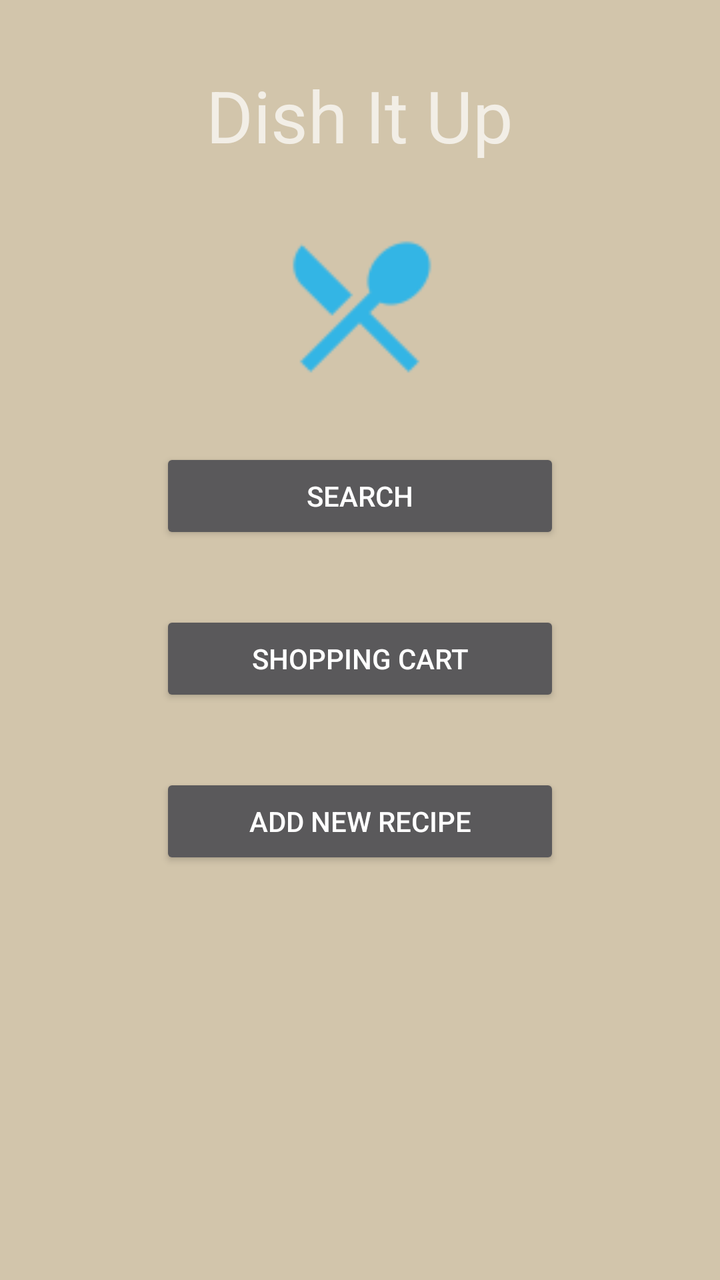
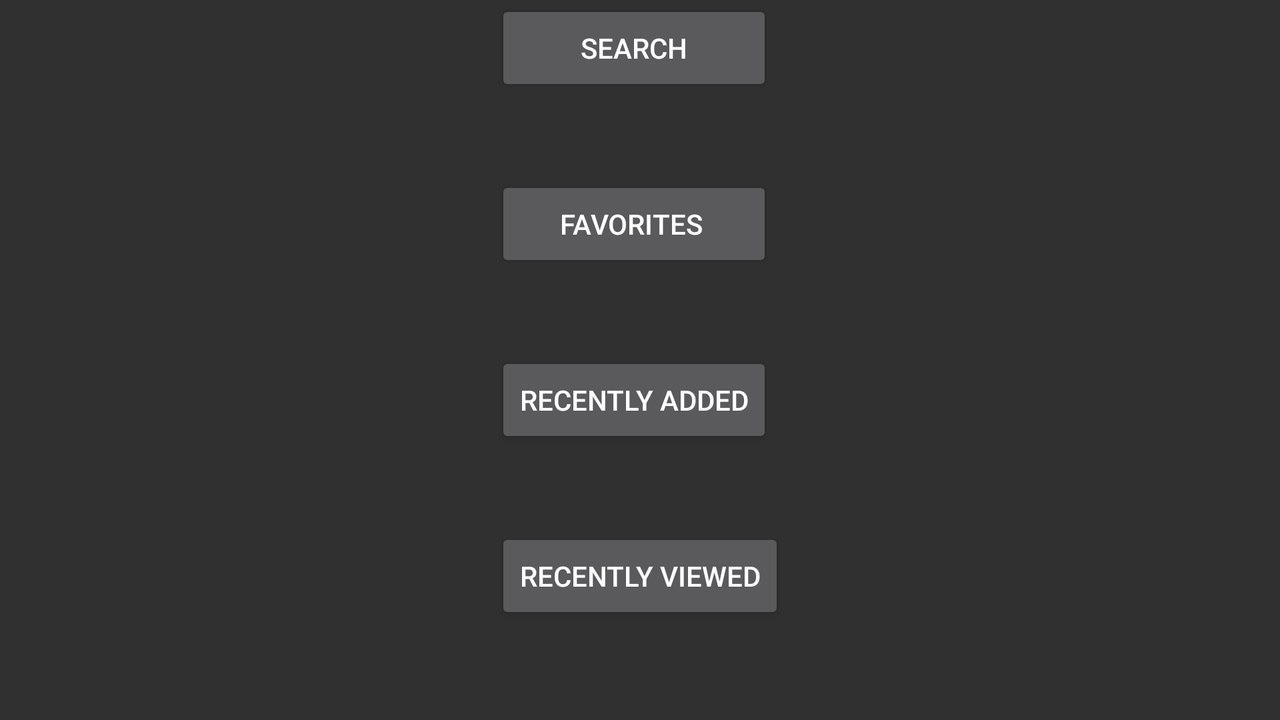

The same Android screen from two of the app's own layout files: first res/layout/ as a phone draws it, then the author's variant for another configuration, drawn on a device whose configuration selects that folder. Both files follow.
<!-- AndroidManifest.xml: application theme Theme.AppCompat -->
<!-- res/layout/activity_main.xml -->
<LinearLayout xmlns:android="http://schemas.android.com/apk/res/android"
    xmlns:tools="http://schemas.android.com/tools" android:layout_width="match_parent"
    android:layout_height="match_parent" android:paddingLeft="@dimen/activity_horizontal_margin"
    android:paddingRight="@dimen/activity_horizontal_margin"
    android:paddingTop="@dimen/activity_vertical_margin"
    android:paddingBottom="@dimen/activity_vertical_margin" tools:context=".MainActivity"
    android:textAlignment="center"
    android:orientation="vertical"
    android:background="#ffd2c5ab">

    <Space
        android:layout_width="20px"
        android:layout_height="100px" />

    <TextView
        android:layout_width="wrap_content"
        android:layout_height="wrap_content"
        android:text="Dish It Up"
        android:id="@+id/TitleTextView"
        android:textAlignment="center"
        android:textSize="36dp"
        android:layout_alignParentTop="true"
        android:layout_centerHorizontal="true"
        android:layout_gravity="center_horizontal" />

    <LinearLayout
        android:orientation="horizontal"
        android:layout_width="fill_parent"
        android:layout_height="wrap_content"
        android:weightSum="3">

        <Space
            android:layout_width="20px"
            android:layout_height="20px"
            android:layout_weight="1" />

        <ImageView
            android:layout_width="wrap_content"
            android:layout_height="wrap_content"
            android:id="@+id/imageView"
            android:src="@drawable/placeholder_image"
            android:layout_gravity="center_horizontal"
            android:layout_weight="1"
            android:scaleType="fitCenter"
            android:adjustViewBounds="true" />

        <Space
            android:layout_width="20px"
            android:layout_height="20px"
            android:layout_weight="1" />
    </LinearLayout>

    <Button
        android:layout_width="wrap_content"
        android:layout_height="wrap_content"
        android:text="Search"
        android:onClick="launchSearch"
        android:id="@+id/searchButton"
        android:maxWidth="200dp"
        android:nestedScrollingEnabled="false"
        android:minWidth="200dp"
        android:layout_gravity="center_horizontal" />

    <Space
        android:layout_width="20px"
        android:layout_height="100px" />

    <Button
        android:layout_width="wrap_content"
        android:layout_height="wrap_content"
        android:text="Shopping Cart"
        android:id="@+id/shoppingCart"
        android:onClick="goToShoppingCart"
        android:minWidth="200dp"
        android:maxWidth="200dp"
        android:layout_gravity="center_horizontal" />

    <Space
        android:layout_width="20px"
        android:layout_height="100px" />

    <Button
        android:layout_width="wrap_content"
        android:layout_height="wrap_content"
        android:text="Add New Recipe"
        android:id="@+id/addRecipeButton"
        android:onClick="launchAddNewRecipe"
        android:maxWidth="200dp"
        android:minWidth="200dp"
        android:layout_centerHorizontal="true"
        android:layout_gravity="center_horizontal" />

</LinearLayout>
<!-- resources referenced by this layout -->
<resources>
  <!-- drawable placeholder_image: png bitmap (drawable-hdpi, 1011 bytes) -->
</resources>
<!-- res/layout-land/activity_main.xml (the author's variant of the layout above) -->
<!-- drawn on the phone turned sideways -->
<RelativeLayout xmlns:android="http://schemas.android.com/apk/res/android"
    xmlns:tools="http://schemas.android.com/tools" android:layout_width="match_parent"
    android:layout_height="match_parent" android:paddingLeft="@dimen/activity_horizontal_margin"
    android:paddingRight="@dimen/activity_horizontal_margin"
    android:paddingTop="@dimen/activity_vertical_margin"
    android:paddingBottom="@dimen/activity_vertical_margin" tools:context=".MainActivity">

    <Button
        android:layout_width="wrap_content"
        android:layout_height="wrap_content"
        android:text="Search"
        android:onClick="launchSearch"
        android:id="@+id/searchButton"
        android:layout_alignParentTop="true"
        android:layout_alignLeft="@+id/favoritesButton"
        android:layout_alignStart="@+id/favoritesButton"
        android:layout_alignRight="@+id/favoritesButton"
        android:layout_alignEnd="@+id/favoritesButton" />

    <Button
        android:layout_width="wrap_content"
        android:layout_height="wrap_content"
        android:text="Favorites "
        android:onClick="launchFavorites"
        android:id="@+id/favoritesButton"
        android:layout_marginTop="40dp"
        android:layout_below="@+id/searchButton"
        android:layout_alignLeft="@+id/recentlyAddedButton"
        android:layout_alignStart="@+id/recentlyAddedButton"
        android:layout_alignRight="@+id/recentlyAddedButton"
        android:layout_alignEnd="@+id/recentlyAddedButton" />

    <Button
        android:layout_width="wrap_content"
        android:layout_height="wrap_content"
        android:text="Recently added"
        android:onClick="launchRecentlyAdded"
        android:id="@+id/recentlyAddedButton"
        android:layout_below="@+id/favoritesButton"
        android:layout_alignLeft="@+id/recentlyViewedButton"
        android:layout_alignStart="@+id/recentlyViewedButton"
        android:layout_marginTop="40dp" />

    <Button
        android:layout_width="wrap_content"
        android:layout_height="wrap_content"
        android:text="Recently Viewed"
        android:onClick="launchRecentlyViewed"
        android:id="@+id/recentlyViewedButton"
        android:layout_below="@+id/recentlyAddedButton"
        android:layout_centerHorizontal="true"
        android:layout_marginTop="40dp" />
    
</RelativeLayout>
<!-- resources referenced by the variant -->
<!-- as the phone turned sideways resolves them -->
<resources>

</resources>
